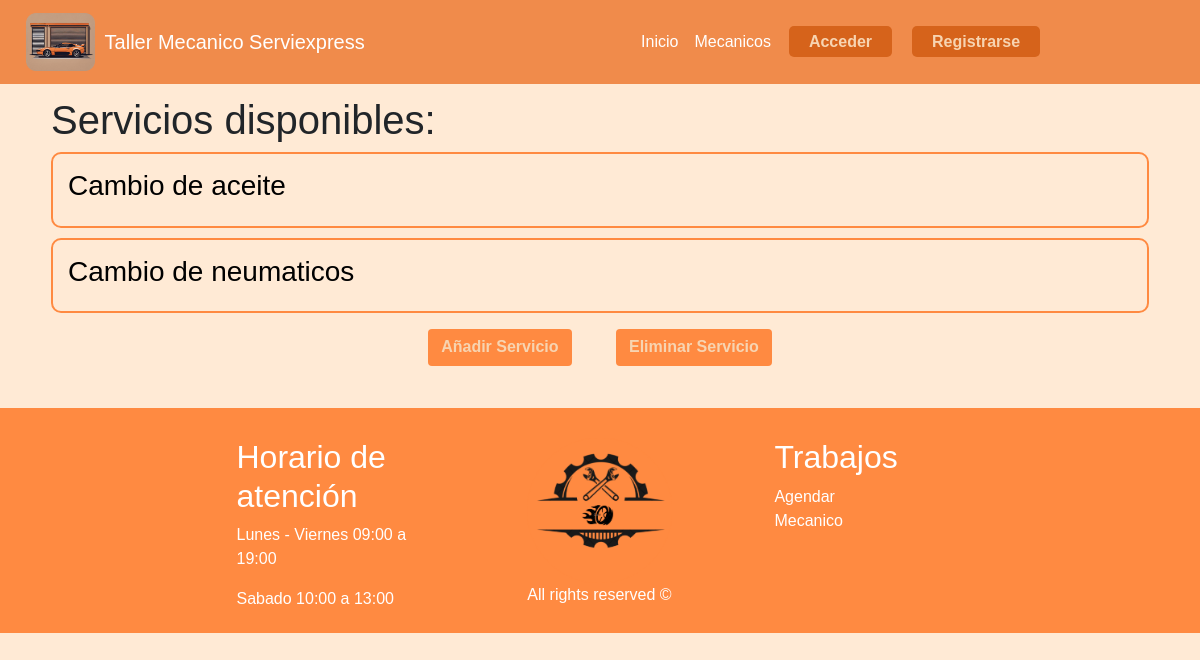
Screenshot of /servicios with the database file from the repository.
### taller/models.py (models this page shows, shortened)
class Servicio(models.Model):
    id_serv = models.AutoField(primary_key=True)
    tipo_serv = models.CharField(max_length=50)
    desc_serv = models.TextField(max_length=400)
    costo_serv = models.IntegerField()

### taller/views.py (the view)
# urls.py: path('servicios', views.servicios, name='servicios'),
def servicios(request):
    servicios = Servicio.objects.all()
    return render(request, "servicios.html", {"servicios": servicios})

### taller/templates/servicios.html
{% extends 'hnf.html' %}
{% load static %}
{% block content %}
<head>
  <link rel="stylesheet" href="{% static 'css/crud.css' %}" />
</head>
<div class="container">
  <h1> Servicios disponibles: </h1>
  <ul style="list-style: none;">
    {% for servicio in servicios %}
    <li id="listar">
      <a href="{% url 'update_servicio' servicio.id_serv %}">
        <h3>{{ servicio.tipo_serv }}</h3>
      </a>
    </li>
    {% endfor %}
  </ul>
  <ul class="buttons">
    <li>
      <a class="btn" href="/create/servicio"><b>Añadir Servicio</b></a>
    </li>
    <li>
      <a class="btn" href="#"><b>Eliminar Servicio</b></a>
    </li>
  </ul>
</div>
{% endblock %}

### taller/static/css/keyframes.css (style rules this page uses)
@media (max-width: 1400px) { * { max-width: 100%; padding: 0 10px; } }

### taller/static/css/style.css (style rules this page uses)
* { margin: 0%; padding: 0; box-sizing: border-box; }
body { font-family:'Gill Sans', 'Gill Sans MT', Calibri, 'Trebuchet MS', sans-serif; background-color: #ffead5; }
.btn { padding-top: 5px; text-align: center; margin-right: 10px; margin-left: 10px; background: #FF8A41; color: #f7d4b1; }

### taller/static/css/crud.css (style rules this page uses)
.container { width: 94%; }
#listar { border: 2px solid; border-color: rgba(255, 138, 65); border-radius: 10px; padding: 15px; margin-bottom: 10px; }
#listar a { color: black; text-decoration: none; }
.buttons { text-align: center; padding: 0; list-style: none; margin-bottom: 10px; }
.buttons li { display: inline-block; margin: 0 10px; margin-bottom: 2%; }

### rows the page displays
Servicio: tipo_serv "Cambio de aceite"
Servicio: tipo_serv "Cambio de neumaticos"
